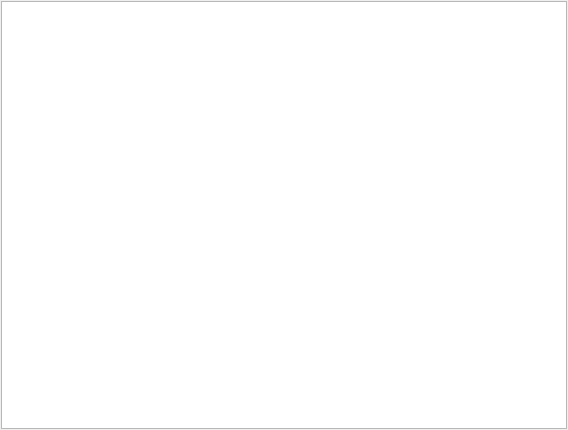
<?xml version="1.0" encoding="UTF-8"?>
<ui version="4.0">
 <class>RealTimeDatabaseWin</class>
 <widget class="QWidget" name="RealTimeDatabaseWin">
  <property name="geometry">
   <rect>
    <x>0</x>
    <y>0</y>
    <width>568</width>
    <height>430</height>
   </rect>
  </property>
  <property name="windowTitle">
   <string>Form</string>
  </property>
  <layout class="QVBoxLayout" name="verticalLayout">
   <property name="spacing">
    <number>1</number>
   </property>
   <property name="leftMargin">
    <number>1</number>
   </property>
   <property name="topMargin">
    <number>1</number>
   </property>
   <property name="rightMargin">
    <number>1</number>
   </property>
   <property name="bottomMargin">
    <number>1</number>
   </property>
   <item>
    <widget class="QListView" name="listView"/>
   </item>
  </layout>
 </widget>
 <resources/>
 <connections/>
</ui>
